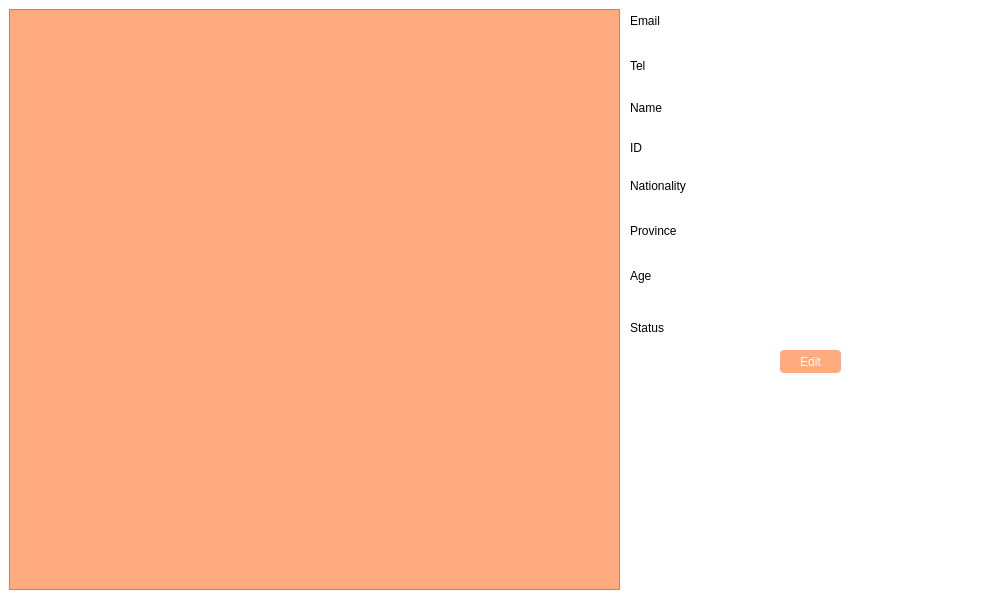
<?xml version="1.0" encoding="UTF-8"?>
<ui version="4.0">
 <class>Admin_view</class>
 <widget class="QWidget" name="Admin_view">
  <property name="geometry">
   <rect>
    <x>0</x>
    <y>0</y>
    <width>985</width>
    <height>594</height>
   </rect>
  </property>
  <property name="minimumSize">
   <size>
    <width>985</width>
    <height>594</height>
   </size>
  </property>
  <property name="maximumSize">
   <size>
    <width>985</width>
    <height>594</height>
   </size>
  </property>
  <property name="windowTitle">
   <string>Form</string>
  </property>
  <property name="styleSheet">
   <string notr="true">background-color: rgb(255, 255, 255);</string>
  </property>
  <widget class="QLabel" name="label_status">
   <property name="geometry">
    <rect>
     <x>630</x>
     <y>320</y>
     <width>151</width>
     <height>16</height>
    </rect>
   </property>
   <property name="styleSheet">
    <string notr="true">font: 25 14pt &quot;Microsoft JhengHei UI Light&quot;;</string>
   </property>
   <property name="text">
    <string>Status</string>
   </property>
  </widget>
  <widget class="QPushButton" name="pushButton_edit_user">
   <property name="geometry">
    <rect>
     <x>780</x>
     <y>350</y>
     <width>61</width>
     <height>23</height>
    </rect>
   </property>
   <property name="styleSheet">
    <string notr="true">font: 25 8pt &quot;Microsoft JhengHei UI Light&quot;;
color: rgb(255, 255, 255);
background-color: rgb(255, 170, 127);
border-radius: 4px;</string>
   </property>
   <property name="text">
    <string>Edit</string>
   </property>
  </widget>
  <widget class="QLabel" name="label_selected_province">
   <property name="geometry">
    <rect>
     <x>630</x>
     <y>220</y>
     <width>211</width>
     <height>21</height>
    </rect>
   </property>
   <property name="styleSheet">
    <string notr="true">font: 25 14pt &quot;Microsoft JhengHei UI Light&quot;;</string>
   </property>
   <property name="text">
    <string>Province</string>
   </property>
  </widget>
  <widget class="QScrollArea" name="scrollArea_all_user">
   <property name="geometry">
    <rect>
     <x>9</x>
     <y>9</y>
     <width>611</width>
     <height>581</height>
    </rect>
   </property>
   <property name="styleSheet">
    <string notr="true">background-color: rgb(255, 170, 127);</string>
   </property>
   <property name="widgetResizable">
    <bool>true</bool>
   </property>
   <widget class="QWidget" name="scrollAreaWidgetContents">
    <property name="geometry">
     <rect>
      <x>0</x>
      <y>0</y>
      <width>609</width>
      <height>579</height>
     </rect>
    </property>
   </widget>
  </widget>
  <widget class="QLabel" name="label_selected_age">
   <property name="geometry">
    <rect>
     <x>630</x>
     <y>260</y>
     <width>211</width>
     <height>31</height>
    </rect>
   </property>
   <property name="styleSheet">
    <string notr="true">font: 25 14pt &quot;Microsoft JhengHei UI Light&quot;;</string>
   </property>
   <property name="text">
    <string>Age</string>
   </property>
  </widget>
  <widget class="QLabel" name="label_selected_nationality">
   <property name="geometry">
    <rect>
     <x>630</x>
     <y>170</y>
     <width>211</width>
     <height>31</height>
    </rect>
   </property>
   <property name="styleSheet">
    <string notr="true">font: 25 14pt &quot;Microsoft JhengHei UI Light&quot;;</string>
   </property>
   <property name="text">
    <string>Nationality</string>
   </property>
  </widget>
  <widget class="QLabel" name="label_selected_tel">
   <property name="geometry">
    <rect>
     <x>630</x>
     <y>50</y>
     <width>211</width>
     <height>31</height>
    </rect>
   </property>
   <property name="styleSheet">
    <string notr="true">font: 25 14pt &quot;Microsoft JhengHei UI Light&quot;;</string>
   </property>
   <property name="text">
    <string>Tel</string>
   </property>
  </widget>
  <widget class="QLabel" name="label_selected_name">
   <property name="geometry">
    <rect>
     <x>630</x>
     <y>100</y>
     <width>211</width>
     <height>16</height>
    </rect>
   </property>
   <property name="styleSheet">
    <string notr="true">font: 25 14pt &quot;Microsoft JhengHei UI Light&quot;;</string>
   </property>
   <property name="text">
    <string>Name</string>
   </property>
  </widget>
  <widget class="QLabel" name="label_selected_email">
   <property name="geometry">
    <rect>
     <x>630</x>
     <y>10</y>
     <width>211</width>
     <height>21</height>
    </rect>
   </property>
   <property name="styleSheet">
    <string notr="true">font: 25 14pt &quot;Microsoft JhengHei UI Light&quot;;</string>
   </property>
   <property name="text">
    <string>Email</string>
   </property>
  </widget>
  <widget class="QLabel" name="label_selected_id">
   <property name="geometry">
    <rect>
     <x>630</x>
     <y>140</y>
     <width>211</width>
     <height>16</height>
    </rect>
   </property>
   <property name="styleSheet">
    <string notr="true">font: 25 14pt &quot;Microsoft JhengHei UI Light&quot;;</string>
   </property>
   <property name="text">
    <string>ID</string>
   </property>
  </widget>
  <widget class="QLabel" name="label">
   <property name="geometry">
    <rect>
     <x>780</x>
     <y>420</y>
     <width>111</width>
     <height>151</height>
    </rect>
   </property>
   <property name="text">
    <string/>
   </property>
   <property name="pixmap">
    <pixmap>../doc1.png</pixmap>
   </property>
  </widget>
 </widget>
 <resources/>
 <connections/>
</ui>
